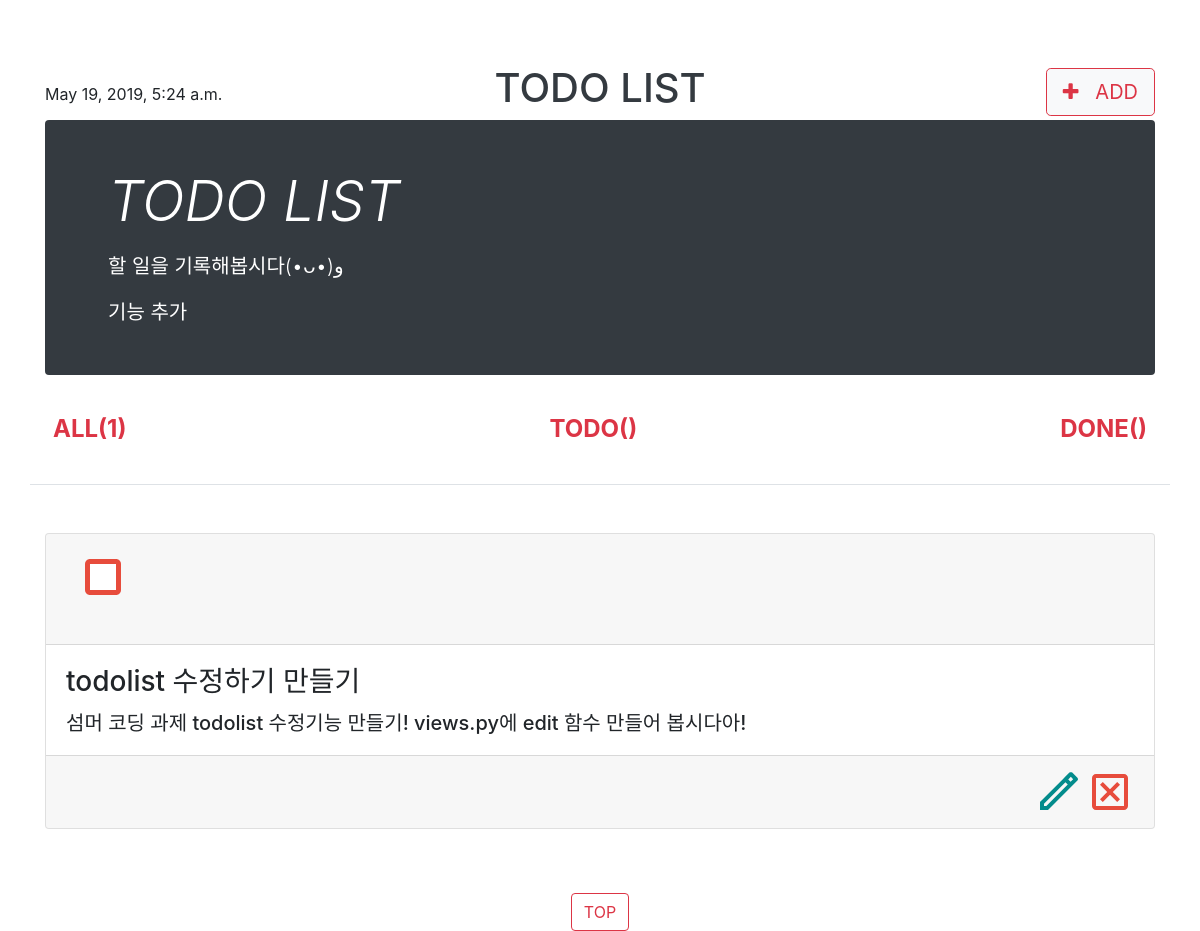
The app's page /, older data.
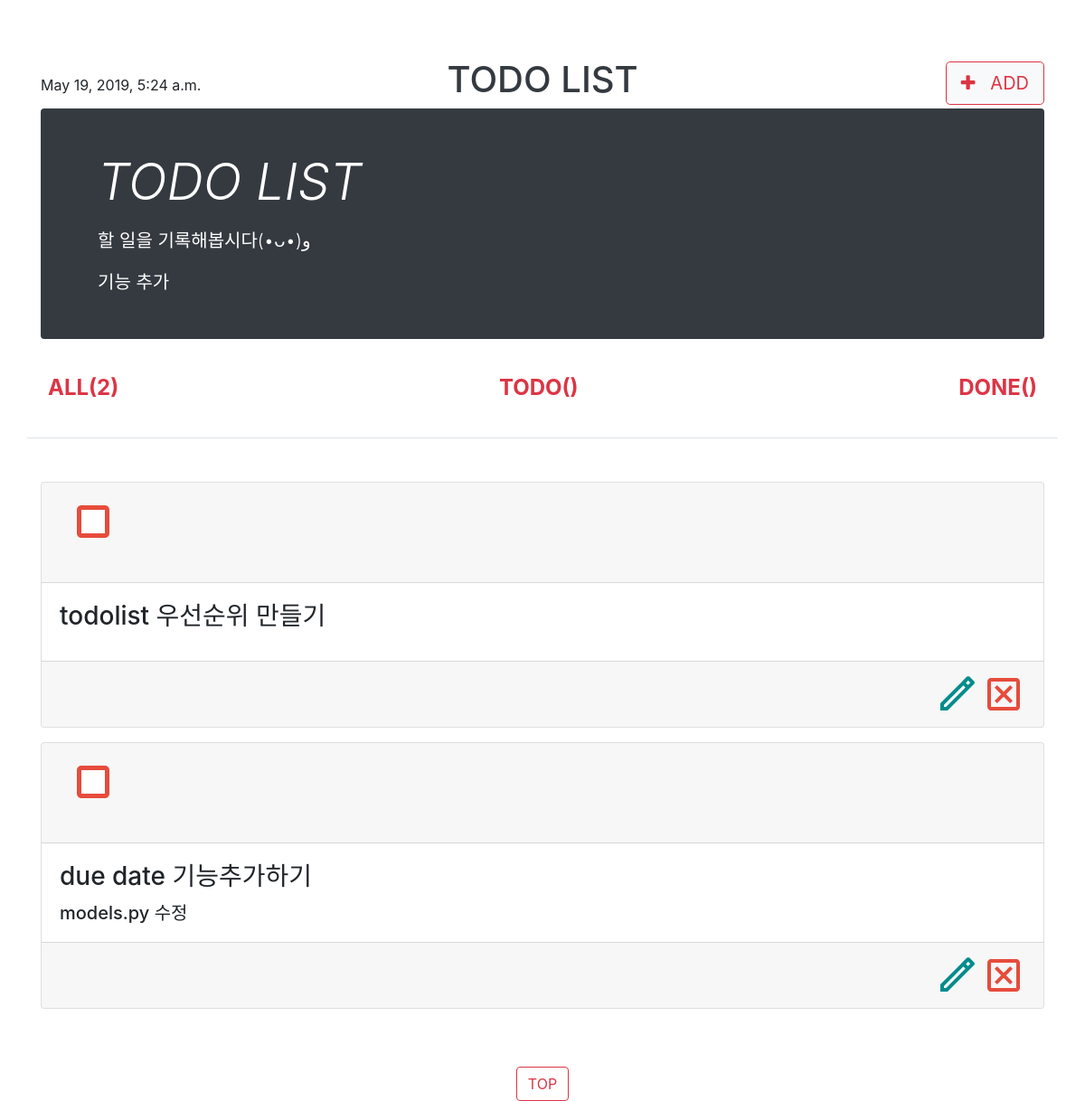
The same page, newer data.
### todolistapp/models.py (models this page shows, shortened)
class Todolist(models.Model):
    title = models.CharField(max_length=50)
    content = models.TextField(blank=True)
    done = models.BooleanField(default=False)
    due_date = models.DateField(blank=True, null=True)
    level = models.CharField(max_length=3, default=None, blank=True, null=True)
    def overdue(self):
        if self.due_date and datetime.date.today() > self.due_date:
            return True

### todolistapp/views.py (the view)
# urls.py: path('', todolistapp.views.todolist, name='todolist'),
def todolist(request):
    today = timezone.datetime.now()
    todolists = Todolist.objects
    return render(request, 'todolist.html', {'todolists':todolists, 'today':today})

### todolistapp/templates/todolist.html (shortened to what this page needs)
{% extends 'base.html'%}
{% block contents %}
<main role="main" class="container">
    <div class="row">
        <div class="col-md-12">
        {% for todolist in todolists.all %}
        <div class="card mb-3">
            <h5 class="card-header">
                {% if todolist.done is False %}
                    <form action="{% url 'todolist_done' todolist.id %}">
                        <button class="btn btn-link" type="submit" name="done">
                        </button>
                    </form>
                {% endif %}
            </h5>
            <div class="card-body">
                <h3 class="card-title">{{todolist.title}}</h3>
                <h5 class="card-text">{{todolist.content}}</h5>
            </div>
            <div class="card-footer text-right">
                <a href="{% url 'edit' todolist.id %}">
                </a>
                <a href="{% url 'destroy' todolist.id %}">
                </a>
            </div>
        </div>
        {% endfor %}
        </div>
    </div>
</main>
{% endblock %}

Row changes from the older to the newer data that the page shows:
removed Todolist: done False (drawn), title "todolist 수정하기 만들기", content "섬머 코딩 과제 todolist 수정기능 만들기! views.py에 edit 함수 만들어 봅시다아!"
added Todolist: done False (drawn), title "todolist 우선순위 만들기"
added Todolist: done False (drawn), title "due date 기능추가하기", content "models.py 수정"
Text that changed along with them:
{{ todolists.count }}: "1" → "2"
